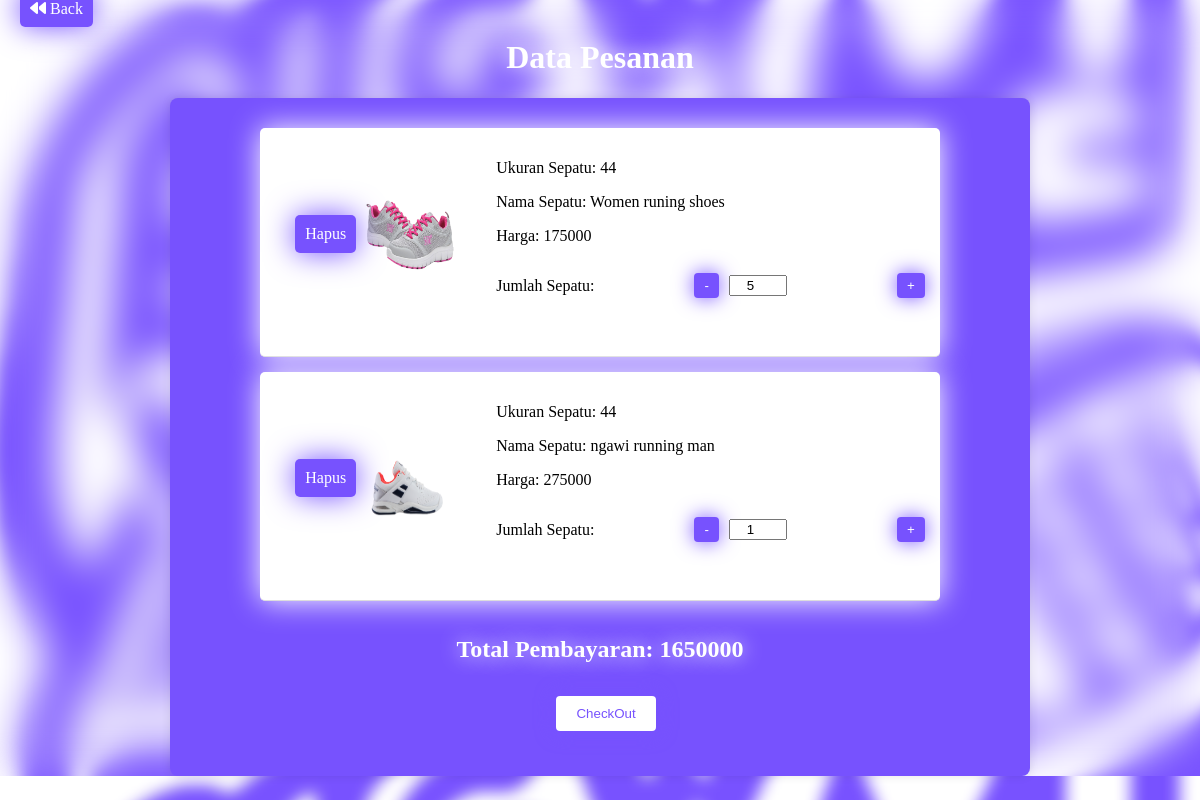
Page /pages/keranjang.php (signed in) on the committed database.
### tables this page shows
CREATE TABLE `detail_pesanan` (
  `id_detail_pesanan` int(11) NOT NULL,
  `id_pelanggan` int(11) NOT NULL,
  `id_pesanan` int(11) NOT NULL,
  `id_sepatu` int(11) NOT NULL,
  `ukuran_sepatu` int(11) NOT NULL,
  `harga_satuan` int(11) NOT NULL,
  `jumlah_sepatu` int(11) NOT NULL,
  `total_harga` int(11) NOT NULL
);

CREATE TABLE `sepatu` (
  `id_sepatu` int(11) NOT NULL,
  `nama_sepatu` varchar(255) NOT NULL,
  `jenis_sepatu` varchar(255) NOT NULL,
  `harga` int(11) NOT NULL,
  `deskripsi` text NOT NULL,
  `sepatu_img` varchar(255) NOT NULL
);

### util/loginSession.php (called while the page is built, shortened)
<?php
if(!isset($_SESSION['logged'])){
    echo "<script>
        alert('Anda Belum Login Broo');
        document.location.href = '../pages/login.php';
    </script>";
}else{
    if (isset($_SESSION['username'])) {
        $id_akun  = $_SESSION['id_akun'];
    } else {
        echo "<script>
                alert('Akun Tidak Ditemukan');
                document.location.href = '../pages/login.php';
            </script>";
    }
}
?>

### pages/keranjang.php (the view, shortened to what this page needs)
<?php
require "../util/koneksi.php";
require "../util/loginSession.php";
$detailpesanan = mysqli_query($conn, "SELECT * FROM detail_pesanan dtl
JOIN user usr ON usr.id_akun =dtl.id_pelanggan
JOIN sepatu spt ON spt.id_sepatu = dtl.id_sepatu
JOIN pesanan psn ON psn.id_pesanan = dtl.id_pesanan
WHERE dtl.id_pelanggan = $id_akun AND psn.status_pesanan = 'keranjang'" );
$array_join = [];
while ($row = mysqli_fetch_assoc($detailpesanan)) {
    $array_join[] = $row;
}
?>
<!DOCTYPE html>
<html>
<head>
    <link rel="stylesheet" href="../style/k.css">
    <link rel="stylesheet" href="https://cdnjs.cloudflare.com/ajax/libs/font-awesome/6.4.2/css/all.min.css" />
</head>
<body onload="setLocalTime()">
<a href="UserPage.php">
    <i class="fa-solid fa-backward"></i> Back</a>
    <h1>Data Pesanan</h1>
    <form action="" method="post" class="centered-form">
    <?php foreach ($array_join as $pesanan_item) : ?>
        <div class="cart-item">
            <a href='../util/delete_keranjang.php?id=<?= $pesanan_item['id_detail_pesanan'] ?>'>Hapus</a>
            <img src='../img/<?= $pesanan_item['sepatu_img'] ?>' alt='Image Sepatu' width='150' height='150'>
            <div class="item-details">
                <p>Ukuran Sepatu: <?= $pesanan_item['ukuran_sepatu'] ?></p>
                <p>Nama Sepatu: <?= $pesanan_item['nama_sepatu'] ?></p>
                <p>Harga: <?= $pesanan_item['harga'] ?></p>
                <div class='input-jumlah'>
                    <p>Jumlah Sepatu: </p>
                    <button type='button' onclick='decrement(this)'>-</button>
                    <input type='number' name='jumlah_sepatu[]' value='<?= $pesanan_item['jumlah_sepatu'] ?>' min='1' max='99' required>
                    <button type='button' onclick='increment(this)'>+</button>
                </div>
            </div>
        </div>
    <?php endforeach; ?>
    <div class="cart-total">
        <div id="total-pembayaran">Total Pembayaran: 0</div>
        <br>
        <button type="submit" name="pesan">CheckOut</button>
    </div>
</form>
</body>
</html>

### style/k.css (style rules this page uses)
body { margin: 0; padding: 0; top: 0; left: 0; width: 100%; height: 100%; background: url(../asset/lightpic.png); background-size: cover; backdrop-filter: blur(20px); backdrop-filter: size(100%); }
body a { margin-left: 20px; padding: 10px; position: relative; color: white; background-color: #7752FE; box-shadow: 0 0 30px #7752FE; border-radius: 5px; text-decoration: none; }
h1 { text-align: center; color: white; text-shadow: 0 0 20px white; }
form { display: flex; align-items: center; justify-content: center; max-width: 800px; margin: auto; background-color: #7752FE;; border-radius: 8px; box-shadow: 0 0 10px white; padding: 30px; }
.cart-item { display: flex; align-items: center; margin-bottom: 20px; border-bottom: 1px solid #ddd; padding-bottom: 20px; background-color: white; box-shadow: 0 0 30px #ffffff; border-radius: 5px; padding: 15px; }
.cart-item img { width: 100px; height: 100px; margin-right: 40px; }
.input-jumlah { display: flex; align-items: center; }
.input-jumlah button { background-color: #7752FE; color: white; border: none; padding: 5px 10px; cursor: pointer; border-radius: 4px; }
.input-jumlah input { width: 50px; text-align: center; margin: 0 10px; }
.cart-total { text-align: right; margin-top: 20px; }
#total-pembayaran { font-size: 24px; font-weight: bold; color: white; text-shadow: 0 0 20px white; }
button { display: block; justify-content: center; margin-left: 100px; background-color: #ffffff; color: #7752FE; box-shadow: 0 0 20px #7752FE; border: none; padding: 10px 20px; cursor: pointer; border-radius: 4px; transition: 0.3s; }
.centered-form { display: flex; flex-direction: column; align-items: center; max-width: 800px; background-color: #7752FE; border-radius: 8px; box-shadow: 0 0 10px rgba(0, 0, 0, 0.1); padding: 30px; margin-bottom: 0px; }
.centered-form a, .centered-form img, .centered-form div { margin-bottom: 15px; }

### rows in the picture
detail_pesanan: id_sepatu.sepatu_img (picture), ukuran_sepatu "44", id_sepatu.nama_sepatu "Women runing shoes", id_sepatu.harga "175000", jumlah_sepatu "5"
detail_pesanan: id_sepatu.sepatu_img (picture), ukuran_sepatu "44", id_sepatu.nama_sepatu "ngawi running man", id_sepatu.harga "275000", jumlah_sepatu "1"
